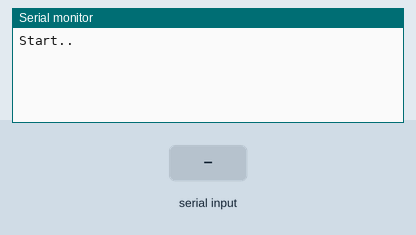
Recording of a sketch running on a simulated Arduino Uno, built with avr-gcc and run on an emulated ATmega328P. On the bench: the last lines printed to the serial monitor. Inputs (shaded band) come from the test bench.

Above: at 1.2 s.
1.3 s: "1\n" received over Serial
At 1.9 s:
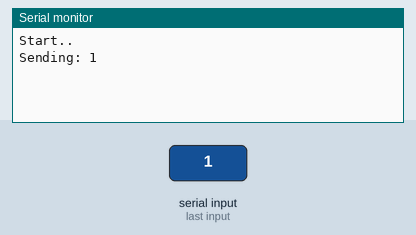
2.8 s: "0\n" received over Serial
At 4.0 s:
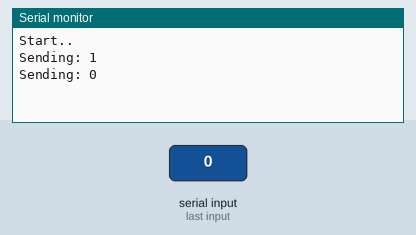
4.3 s: "2\n" received over Serial
At 5.4 s:
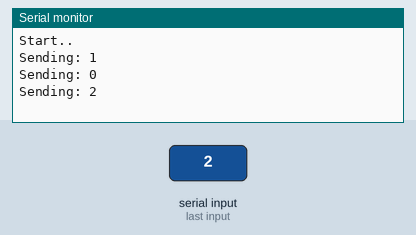

The sketch:

ex13_serial_sender.ino
```cpp
#include <SoftwareSerial.h>

#define BAUD 9600
#define mySerial_RX 11
#define mySerial_TX 10

SoftwareSerial mySerial(mySerial_RX, mySerial_TX); // RX, TX

/*
You type a message in the serial monitor: "hey"
1. "hey" is sent from your pc to the arduino via Serial
2. "hey" is processed by the arduinos embedded code (i.e. it does what you told it to do). Lets say you've written code which changes the message "hey" to uppercase.
3. The msg has been changed to "HEY", and is now sent to the other arduino via mySerial.

Serial:    PC         <=>   Arduino 1
mySerial:  Arduino 1  <=>   Arduino 2

mySerial is an instance of SoftwareSerial.

UART is used for serial communication

The Arduino UNO only has 1 Hardware UART port (TX/RX) (pin 0 and pin 1)

This hardware UART can also be used, but note that it is shared with USB.

"Shared with USB": It's the same Serial interface as "Serial.begin()"

Sharing it with "Arduino‑to‑Arduino communication" can pollute the Serial Monitor output

*/

void setup() {
  // Serial communications between Arduino and your pc
  Serial.begin(BAUD);
  Serial.println("Start..");

  // Serial communications between the two Arduinos
  mySerial.begin(BAUD);
  mySerial.println("Msg to mySerial");
}

void loop() {

  /* Debug code - it parses your input to the other arduino */
  if (Serial.available()) {
    String msg = Serial.readStringUntil('\n');

    Serial.print("Sending: ");
    Serial.println(msg);
    mySerial.println(msg);
  }
}

void updateLCD(String firstRow, String secondRow) {


}

/* Call this alone in the loop function */
void serialBidirectional() {

  if (mySerial.available()) {
    Serial.write(mySerial.read());
  }

  if (Serial.available()) {
    mySerial.write(Serial.read());
  }
}
```

Measured:
- after the input at 1.3 s, the serial monitor: prints a new line at once (image 1)
- after the input at 2.8 s, the serial monitor: prints a new line at once (image 2)
- after the input at 4.3 s, the serial monitor: prints a new line at once (image 3)
